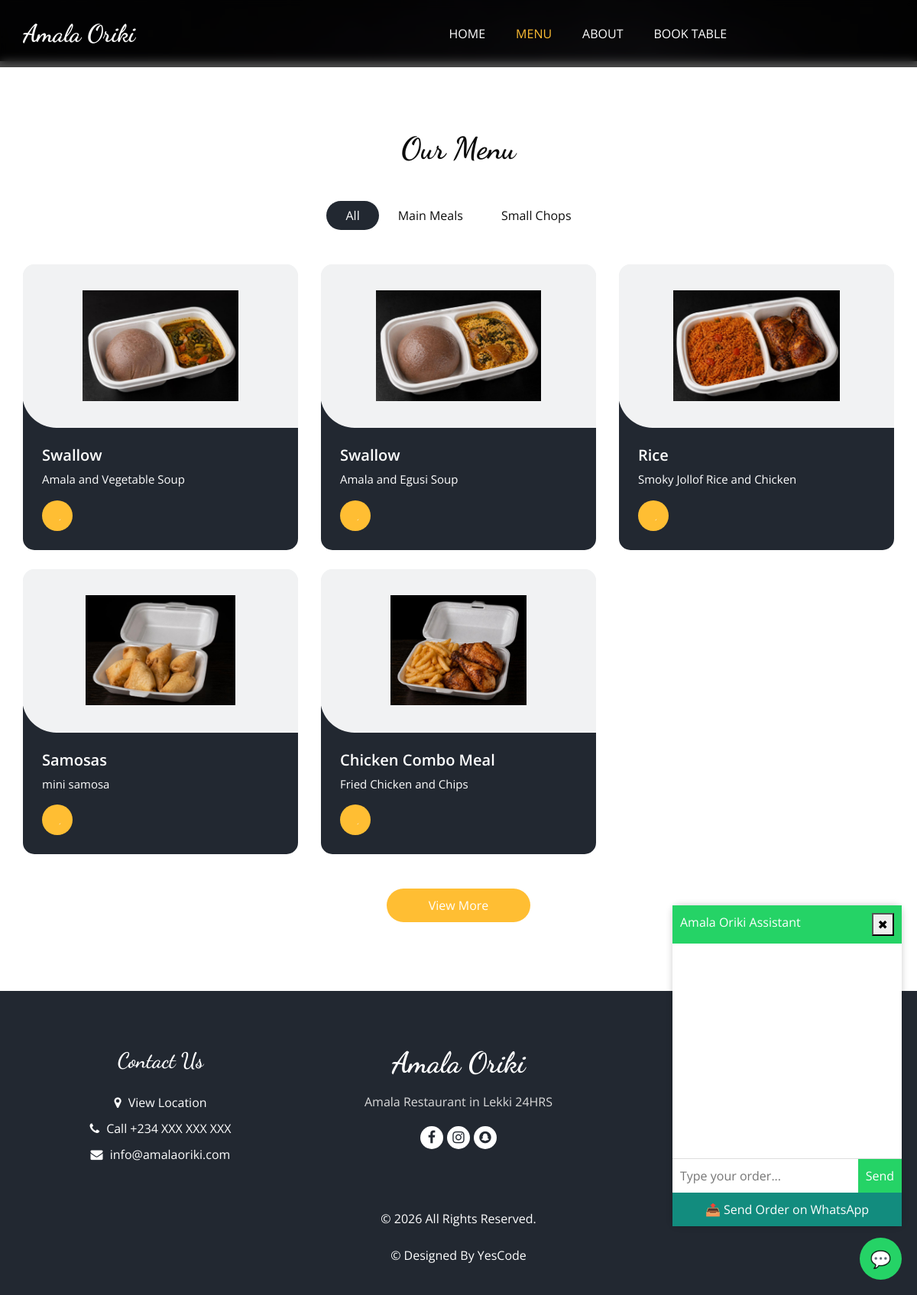
The app's page /menu/ with its own data.
### Base_App/models.py (models this page shows, shortened)
class ItemList(models.Model):
    CATEGORY_TYPE = (
        ('food', 'Food'),
        ('snack', 'Snack'),
    )
    Category_name = models.CharField(max_length=50)
    category_type = models.CharField(max_length=10, choices=CATEGORY_TYPE, default='food')

class Items(models.Model):
    item_name = models.CharField(max_length=50)
    description = models.TextField(blank=True)
    price = models.IntegerField(blank=True, null=True)  # keep but optional
    category = models.ForeignKey(ItemList, related_name="items", on_delete=models.CASCADE)
    image = models.ImageField(upload_to='Items/', blank=True)

### Base_App/views.py (the view)
# urls.py: path('menu/', Menu_view,name="Menu_view"),
def Menu_view(request):
    items = Items.objects.all()
    categories = ItemList.objects.all()  # Renamed variable
    return render(request, "menu.html", {'items': items, 'categories': categories})

### templates/menu.html
{% extends "base.html" %}
{% block class %} class="sub_page" {% endblock class%}
{% block menustatus %}active{% endblock menustatus %}
{% block mainblock %}
{% load static %}
<section class="food_section layout_padding">
  <div class="container">
    <div class="heading_container heading_center">
      <h2>Our Menu</h2>
    </div>
    <ul class="filters_menu">
      <li class="active" data-filter="*">All</li>
      {% for category in categories %}
     <li data-filter=".{{category.Category_name|slugify}}">
  {{category.Category_name}}
</li>
      {% endfor %}
    </ul>
    <div class="filters-content">
      <div class="row grid">
        {% for item in items %}
        <div class="col-sm-6 col-lg-4 all {{ item.category.Category_name|slugify }}">
          <div class="box">
            <div>
              <div class="img-box">
                <img src="/media/{{item.image}}" alt="Food Item" />
              </div>
              <div class="detail-box">
                <h5>{{ item.item_name }}</h5>
                <p>{{ item.description }}</p>
                <div class="options">
                  <a href="#">
                    <svg
                      version="1.1"
                      xmlns="http://www.w3.org/2000/svg"
                      viewBox="0 0 456.029 456.029"
                    >
                      <g><path d="M345.6,338.862c-29.184,0-53.248,23.552-53.248,53.248 ..."/></g>
                    </svg>
                  </a>
                </div>
              </div>
            </div>
          </div>
        </div>
        {% endfor %}
      </div>
    </div>
    <div class="btn-box">
      <a href="#"> View More </a>
    </div>
  </div>
</section>
{% endblock mainblock %}

### templates/base.html (shortened to what this page needs)
<!DOCTYPE html>
<html>
  {% load static %}
  <head>
    <link
      rel="stylesheet"
      type="text/css"
      href=" {% static 'css/bootstrap.css' %} "
    />
    <link
      rel="stylesheet"
      type="text/css"
      href="https://cdnjs.cloudflare.com/ajax/libs/OwlCarousel2/2.3.4/assets/owl.carousel.min.css"
    />
    <link
      rel="stylesheet"
      href="https://cdnjs.cloudflare.com/ajax/libs/jquery-nice-select/1.1.0/css/nice-select.min.css"
    />
    <link href=" {% static 'css/font-awesome.min.css' %} " rel="stylesheet" />
    <link href=" {% static 'css/style.css' %} " rel="stylesheet" />
    <link href=" {% static 'css/responsive.css' %} " rel="stylesheet" />
  </head>
  <body {% block class %} {% endblock class %}>
    <div class="hero_area">
      <div class="bg-box">
        <img src=" {% static 'images/hero-bg.jpg' %} " alt="" />
      </div>
      <header class="header_section">
        <div class="container">
          <nav class="navbar navbar-expand-lg custom_nav-container">
            <a class="navbar-brand" href="{% url 'Home_view' %}">
              <span> Amala Oriki </span>
            </a>
            <div class="collapse navbar-collapse" id="navbarSupportedContent">
              <ul class="navbar-nav mx-auto">
                <li class="nav-item {% block homestatus %}{% endblock homestatus %}">
                  <a class="nav-link" href="{% url 'Home_view' %}"
                    >Home <span class="sr-only">(current)</span></a
                  >
                </li>
                <li class="nav-item {% block menustatus %}{% endblock menustatus %}">
                  <a class="nav-link" href="{% url 'Menu_view' %}">Menu</a>
                </li>
                <li class="nav-item {% block aboutstatus %}{% endblock aboutstatus %}">
                  <a class="nav-link" href="{% url 'About_view' %}">About</a>
                </li>
                <li class="nav-item {% block tablestatus %}{% endblock tablestatus %}">
                  <a class="nav-link" href="{% url 'Book_table_view' %}"
                    >Book Table</a
                  >
                </li>
              </ul>
            </div>
          </nav>
        </div>
      </header>
    </div>
    {% block mainblock %} {% endblock mainblock %}
    <footer class="footer_section">
      <div class="container">
        <div class="row">
          <div class="col-md-4 footer-col">
            <div class="footer_contact">
              <h4>Contact Us</h4>
              <div class="contact_link_box">
                <a href="javascript:void(0)" onclick="openMap()">
  <i class="fa fa-map-marker"></i>
  <span> View Location </span>
</a>
                <a href="">
                  <i class="fa fa-phone" aria-hidden="true"></i>
                  <span> Call +234 XXX XXX XXX </span>
                </a>
                <a href="">
                  <i class="fa fa-envelope" aria-hidden="true"></i>
                  <span> info@amalaoriki.com </span>
                </a>
              </div>
            </div>
          </div>
          <div class="col-md-4 footer-col">
            <div class="footer_detail">
              <a href="" class="footer-logo"> Amala Oriki </a>
              <p>
                Amala Restaurant in Lekki 24HRS
              </p>
              <div class="footer_social">
                <a href="https://web.facebook.com/people/Amala-Oriki/61576753585203/#">
                  <i class="fa fa-facebook" aria-hidden="true"></i>
                </a>
                <a href="https://www.instagram.com/orikiamala/">
                  <i class="fa fa-instagram" aria-hidden="true"></i>
                </a>
               <a href="https://www.snapchat.com/place/amala-ork/e66166d4-955e-11f0-9dac-cf6ddb14353d" target="_blank">
            <i class="fa fa-snapchat" aria-hidden="true"></i>
        </a>
              </div>
            </div>
          </div>
          <div class="col-md-4 footer-col">
            <h4>Opening Hours</h4>
            <p>Everyday</p>
            <p>10.00 Am -10.00 Pm</p>
          </div>
        </div>
        <div class="footer-info">
          <p>
            &copy; <span id="displayYear"></span> All Rights Reserved.
           <br /><br />
            &copy;  Designed By
            <a href="https://themewagon.com/" target="_blank">YesCode</a>
          </p>
        </div>
      </div>
    </footer>
<div id="chat-bubble" class="attention">💬</div>
<div id="chat-box">
  <div class="chat-header">
    <span>Amala Oriki Assistant</span>
    <button onclick="toggleChat()">✖</button>
  </div>
  <div id="chat-messages"></div>
  <div class="chat-input">
    <input type="text" id="userInput" placeholder="Type your order..." />
    <button onclick="sendMessage()">Send</button>
  </div>
  <button class="send-whatsapp" onclick="sendToWhatsApp()">
    📤 Send Order on WhatsApp
  </button>
</div>
  </body>
</html>

### static/css/responsive.css (style rules this page uses)
@media (min-width: 1200px) { .container { max-width: 1170px; } }

### templates/base.html (style rules this page uses)
.attention { animation: pulse 1.5s infinite; }
#chat-bubble { position: fixed; bottom: 20px; right: 20px; background: #25D366; color: white; width: 55px; height: 55px; border-radius: 50%; display:flex; justify-content:center; align-items:center; cursor:pointer; font-size: 22px; z-index:99999; }
#chat-box { position: fixed; bottom: 90px; right: 20px; width: 300px; height: 420px; background: white; border-radius: 10px; box-shadow: 0 0 10px rgba(0,0,0,0.2); display: none; flex-direction: column; z-index:99999; }
.chat-header { background: #25D366; color: white; padding: 10px; display:flex; justify-content:space-between; }
#chat-messages { flex: 1; padding: 10px; overflow-y: auto; }
.chat-input { display:flex; border-top:1px solid #ddd; }
.chat-input input { flex:1; padding:10px; border:none; }
.chat-input button { background:#25D366; color:white; border:none; padding:10px; }
.send-whatsapp { background:#128C7E; color:white; border:none; padding:10px; width:100%; cursor:pointer; }

### records on screen
ItemList: Category_name "Main Meals"
ItemList: Category_name "Small Chops"
Items: image (picture), item_name "Swallow", description "Amala and Vegetable Soup"
Items: image (picture), item_name "Swallow", description "Amala and Egusi Soup"
Items: image (picture), item_name "Rice", description "Smoky Jollof Rice and Chicken"
Items: image (picture), item_name "Samosas", description "mini samosa"
Items: image (picture), item_name "Chicken Combo Meal", description "Fried Chicken and Chips"
